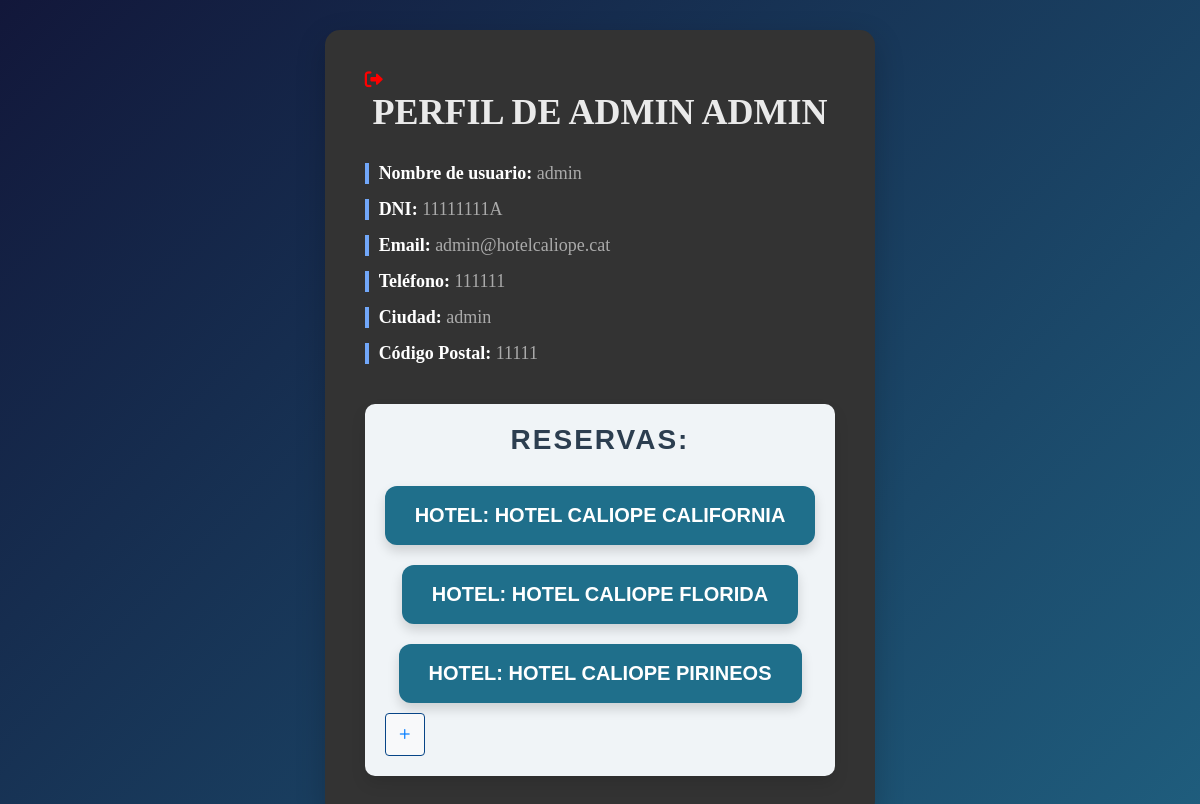
/vista/Clientes/perfil.php (signed in), run on an earlier commit of the app's database.
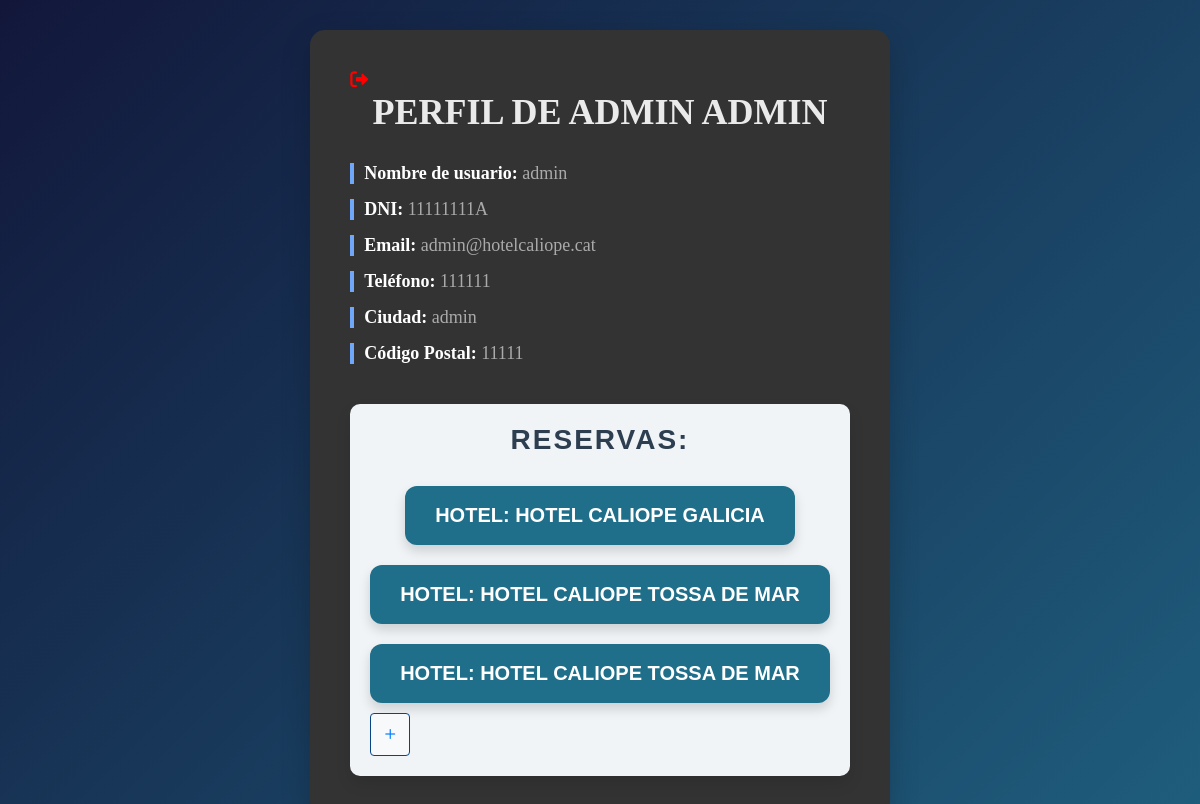
And on a later commit of the database.
### tables this page shows
CREATE TABLE `Clients` (
  `Id_Client` int NOT NULL AUTO_INCREMENT,
  `Nom` char(15) DEFAULT NULL,
  `Cognom` varchar(45) DEFAULT NULL,
  `DNI` char(9) DEFAULT NULL,
  `CorreuElectronic` varchar(255) DEFAULT NULL,
  `Telefon` int DEFAULT NULL,
  `Usuari` char(20) DEFAULT NULL,
  `Password` char(255) DEFAULT NULL,
  `Id_Pais` int DEFAULT NULL,
  `Ciudad` varchar(45) DEFAULT NULL,
  `CodigoPostal` int DEFAULT NULL,
  `Id_Pago` int DEFAULT NULL,
  PRIMARY KEY (`Id_Client`),
  KEY `paisclient_idx` (`Id_Pais`),
  KEY `pagoClient_idx` (`Id_Pago`),
  CONSTRAINT `pagoClient` FOREIGN KEY (`Id_Pago`) REFERENCES `Pago` (`Id_Pago`),
  CONSTRAINT `paisclient` FOREIGN KEY (`Id_Pais`) REFERENCES `Pais` (`Id_Pais`)
);

CREATE TABLE `Reservas` (
  `Id_Reserva` int NOT NULL AUTO_INCREMENT,
  `Id_Cliente` int DEFAULT NULL,
  `Id_Habitacion` int DEFAULT NULL,
  `Id_Hotel` int DEFAULT NULL,
  `Id_Servicio` int DEFAULT NULL,
  `Id_Tarifa` int DEFAULT NULL,
  `Precio_Habitacion` decimal(10,0) DEFAULT NULL,
  `Precio_Actividad` decimal(10,0) DEFAULT NULL,
  `Precio_Tarifa` decimal(10,0) DEFAULT NULL,
  `Precio_Servicio` decimal(10,0) DEFAULT NULL,
  `Precio_Total` decimal(10,0) DEFAULT NULL,
  `Checkin` date NOT NULL,
  `Checkout` date NOT NULL,
  `Numero_Personas` int NOT NULL DEFAULT '1',
  `Id_Pais` varchar(45) DEFAULT NULL,
  `Estado` enum('Por pagar','Pagado','Cancelado') DEFAULT NULL,
  `FechaCancelacion` datetime DEFAULT NULL,
  `EstadoLlegada` enum('Llego','No llego') DEFAULT 'No llego',
  PRIMARY KEY (`Id_Reserva`),
  KEY `reservacliente_idx` (`Id_Cliente`),
  KEY `reservahabitacion_idx` (`Id_Habitacion`),
  KEY `reservahotel_idx` (`Id_Hotel`),
  KEY `reservaclient_idx` (`Id_Cliente`),
  KEY `reservahabita_idx` (`Id_Habitacion`),
  KEY `hotel_idx` (`Id_Hotel`),
  KEY `reservatarifa_idx` (`Id_Tarifa`),
  KEY `hotelreserv_idx` (`Id_Hotel`),
  KEY `client_idx` (`Id_Cliente`),
  KEY `habita_idx` (`Id_Habitacion`),
  KEY `tarifas_idx` (`Id_Tarifa`),
  KEY `precioHab_idx` (`Precio_Habitacion`),
  KEY `servicios_idx` (`Id_Servicio`),
  KEY `precioServ_idx` (`Precio_Servicio`),
  CONSTRAINT `client` FOREIGN KEY (`Id_Cliente`) REFERENCES `Clients` (`Id_Client`) ON DELETE CASCADE,
  CONSTRAINT `fk_habitacion` FOREIGN KEY (`Id_Habitacion`) REFERENCES `Habitaciones` (`Id_Habitaciones`) ON DELETE CASCADE,
  CONSTRAINT `fk_reservas_habitaciones` FOREIGN KEY (`Id_Habitacion`) REFERENCES `Habitaciones` (`Id_Habitaciones`) ON DELETE CASCADE,
  CONSTRAINT `habita` FOREIGN KEY (`Id_Habitacion`) REFERENCES `Habitaciones` (`Id_Habitaciones`) ON DELETE CASCADE,
  CONSTRAINT `hotelreserv` FOREIGN KEY (`Id_Hotel`) REFERENCES `Hotel` (`Id_Hotel`) ON DELETE CASCADE,
  CONSTRAINT `servicios` FOREIGN KEY (`Id_Servicio`) REFERENCES `Servicio` (`Id_Servicio`) ON DELETE CASCADE,
  CONSTRAINT `tarifas` FOREIGN KEY (`Id_Tarifa`) REFERENCES `Tarifa` (`Id_Tarifa`) ON DELETE CASCADE
);

CREATE TABLE `Hotel` (
  `Id_Hotel` int NOT NULL AUTO_INCREMENT,
  `Nombre` char(45) DEFAULT NULL,
  `CorreoElectronico` varchar(255) DEFAULT NULL,
  `Telefono` varchar(20) DEFAULT NULL,
  `Direccion` varchar(255) DEFAULT NULL,
  `CodigoPostal` int DEFAULT NULL,
  `Id_Pais` int DEFAULT NULL,
  `Ciudad` varchar(45) DEFAULT NULL,
  `Estrellas` int DEFAULT NULL,
  `Descripcion` varchar(500) DEFAULT NULL,
  `Imagen` varchar(255) DEFAULT NULL,
  PRIMARY KEY (`Id_Hotel`),
  KEY `paishotel_idx` (`Id_Pais`),
  CONSTRAINT `paishotel` FOREIGN KEY (`Id_Pais`) REFERENCES `Pais` (`Id_Pais`)
);

### modelo/clientesModelo/PerfilModelo.php (called while the page is built, shortened)
<?php
class PerfilModel {
    private $conn;
    public function __construct($db) {
        $this->conn = $db;
    }
    public function getProfile($userId) {
        $sql = "SELECT * FROM Clients WHERE Id_Client = ?";
        if ($stmt = $this->conn->prepare($sql)) {
            $stmt->bind_param("i", $userId);
            $stmt->execute();
            $result = $stmt->get_result();
            if ($user = $result->fetch_assoc()) {
                return $user;
            } else {
                return null;
            }
        }
        return null;
    }
    public function getReservations($clientId) {
        $sql = "
            SELECT r.*, h.Nombre
                FROM Reservas r
                JOIN Hotel h ON r.Id_Hotel = h.Id_Hotel
                WHERE r.Id_Cliente = ? AND (r.Estado != 'Cancelado' OR r.Estado IS NULL)
            ";
        if ($stmt = $this->conn->prepare($sql)) {
            $stmt->bind_param("i", $clientId);
            $stmt->execute();
            $result = $stmt->get_result();
            $reservations = [];
            while ($reservation = $result->fetch_assoc()) {
                $reservations[] = $reservation;
            }
            return $reservations;
        }
        return null;
    }
}
?>

### vista/Clientes/perfil.php (the view, shortened to what this page needs)
<?php
require_once __DIR__ . '/../../modelo/clientesModelo/PerfilModelo.php';
$db = new Database();
$conn = $db->getConnection();
$perfilModel = new PerfilModel($conn);
$userId = $_SESSION['user_id'];
$profile = $perfilModel->getProfile($userId);
$reservations = $perfilModel->getReservations($userId);
?>
<!DOCTYPE html>
<html lang="es">
<head>
    <link rel="stylesheet" href="../../static/css/InicioSesion.css">
    <link rel="stylesheet" href="https://cdn.jsdelivr.net/npm/bootstrap-icons@1.5.0/font/bootstrap-icons.css">
    <link rel="stylesheet" href="https://cdnjs.cloudflare.com/ajax/libs/font-awesome/6.0.0-beta3/css/all.min.css">
</head>
<body>
    <div class="profile-container">
    <a href="../index.php" class="icono-salida" title="Volver atrás">
                <i class="fas fa-sign-out-alt"></i>
            </a>
        <h1 class="profile-title">Perfil de <?php echo htmlspecialchars($profile['Nom']) . " " . htmlspecialchars($profile['Cognom']); ?></h1>
        <div class="profile-info">
            <p><strong>Nombre de usuario:</strong> <span class="profile-detail"><?php echo htmlspecialchars($profile['Usuari']); ?></span></p>
            <p><strong>DNI:</strong> <span class="profile-detail"><?php echo htmlspecialchars($profile['DNI']); ?></span></p>
            <p><strong>Email:</strong> <span class="profile-detail"><?php echo htmlspecialchars($profile['CorreuElectronic']); ?></span></p>
            <p><strong>Teléfono:</strong> <span class="profile-detail"><?php echo htmlspecialchars($profile['Telefon']); ?></span></p>
            <p><strong>Ciudad:</strong> <span class="profile-detail"><?php echo htmlspecialchars($profile['Ciudad']); ?></span></p>
            <p><strong>Código Postal:</strong> <span class="profile-detail"><?php echo htmlspecialchars($profile['CodigoPostal']); ?></span></p>
        </div>
        <div class="reservas-info">
            <h2>Reservas:</h2>
            <div class="reservas-principales">
                <?php
                $count = 0;
                if (isset($reservations) && !empty($reservations)) {
                    foreach ($reservations as $reservation) {
                        if ($count >= 3) {
                            break;
                        }
                        echo "<div class='reservation-button'>";
                        echo "<a href='../info_reserva.php?id=" . urlencode($reservation['Id_Reserva']) . "' class='btn-reserva'>";
                        echo "Hotel: " . htmlspecialchars($reservation['Nombre']);
                        echo "</a>";
                        echo "</div>";
                        $count++;
                    }
                }
                ?>
            </div>
            <button id="show-more" class="btn-show btn-show-more">
                <i class="bi bi-plus"></i>
            </button>
        </div>
    </div>
</body>
</html>

### static/css/InicioSesion.css (style rules this page uses)
* { margin: 0; padding: 0; box-sizing: border-box; font-family: 'Georgia', serif; }
body { display: flex; justify-content: center; align-items: center; min-height: 100vh; background-color: #F5F5F5; }
.profile-container { background-color: #333; max-width: 900px; margin: 30px auto; padding: 40px; border-radius: 15px; box-shadow: 0 10px 30px rgba(0, 0, 0, 0.2); font-size: 18px; transition: all 0.3s ease; }
.profile-title { font-size: 36px; font-weight: bold; color: #eaeaea; text-align: center; margin-bottom: 30px; text-transform: uppercase; }
.profile-info { margin-bottom: 40px; }
.profile-info p { font-size: 18px; margin: 15px 0; padding-left: 10px; border-left: 4px solid #71a7f9; }
.profile-info strong { font-weight: bold; color: #ffffff; }
.profile-detail { color: #aaa; }
.reservas-info h2 { font-size: 28px; color: #fff; margin-bottom: 20px; text-transform: uppercase; letter-spacing: 1px; }
.reservas-info { margin-top: 30px; padding: 20px; background-color: #f0f4f7; border-radius: 10px; box-shadow: 0 8px 15px rgba(0, 0, 0, 0.1); max-width: 900px; margin-left: auto; margin-right: auto; }
.reservas-info h2 { font-size: 28px; color: #2c3e50; text-align: center; margin-bottom: 30px; font-family: 'Arial', sans-serif; letter-spacing: 2px; }
.reservation-button { margin: 20px 0; text-align: center; }
.btn-reserva { display: inline-block; padding: 18px 30px; font-size: 20px; font-weight: bold; color: #fff; background-color: #1f6f8b; border-radius: 12px; text-decoration: none; text-transform: uppercase; box-shadow: 0 6px 12px rgba(0, 0, 0, 0.15); border: 2px solid #bdc3c7; transition: all 0.3s ease; font-family: 'Verdana', sans-serif; }
.reservation-button a { border: none; }
body { background: linear-gradient(135deg, #12173a, #1f5e7e); font-family: 'Segoe UI', Tahoma, Geneva, Verdana, sans-serif; }
.btn-show { display: inline-flex; align-items: center; padding: 9px; font-size: 20px; border: 1px solid transparent; border-radius: 4px; cursor: pointer; }
.btn-show-more { background-color: #f8f9fa; color: #007bff; border: 1px solid #074587; }
.btn-show i { margin-right: 0px; }
.icono-salida { color: red; }

### vista/Clientes/perfil.php (style rules this page uses)
.reservation-button { margin-bottom: 10px; }

What changed in the data, as far as the page shows it:
removed reservas: Id_Hotel.Nombre "HOTEL CALIOPE CALIFORNIA"
removed reservas: Id_Hotel.Nombre "HOTEL CALIOPE FLORIDA"
removed reservas: Id_Hotel.Nombre "HOTEL CALIOPE PIRINEOS"
added reservas: Id_Hotel.Nombre "HOTEL CALIOPE GALICIA"
added reservas: Id_Hotel.Nombre "HOTEL CALIOPE TOSSA DE MAR"
added reservas: Id_Hotel.Nombre "HOTEL CALIOPE TOSSA DE MAR"
